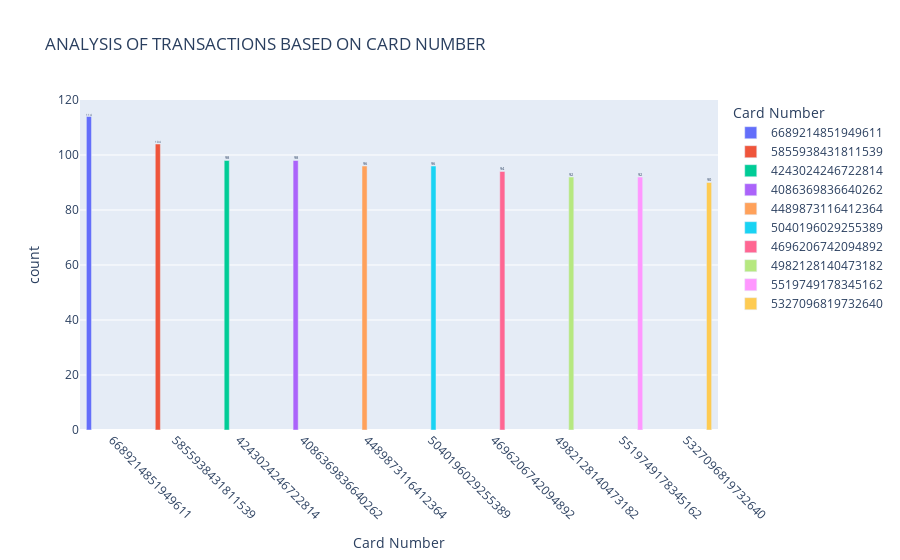

The notebook cell saved with this chart:
### Code cell
df=data.groupby('Card Number')['Card Number'].agg(['count']).sort_values(by='count',ascending=False)[:10]
df=df.reset_index()
df['Card Number']=df['Card Number'].astype('str')
fig=px.bar(data_frame=df,x='Card Number',y='count',color='Card Number',barmode='group',text_auto=True,title='Analysis of transactions based on card number'.upper())
fig.update_xaxes(tickangle=45)

### Figure 1 — Plotly figure (JSON) as saved in the notebook; plotly's stock layout.template omitted (floating-point values rounded to 4 significant figures)
{"data": [{"alignmentgroup": "True", "hovertemplate": "Card Number=%{x}<br>count=%{y}<extra></extra>", "legendgroup": "6689214851949611", "marker": {"color": "#636efa", "pattern": {"shape": ""}}, "name": "6689214851949611", "offsetgroup": "6689214851949611", "orientation": "v", "showlegend": true, "textposition": "auto", "texttemplate": "%{y}", "type": "bar", "x": ["6689214851949611"], "xaxis": "x", "y": [114], "yaxis": "y"}, {"alignmentgroup": "True", "hovertemplate": "Card Number=%{x}<br>count=%{y}<extra></extra>", "legendgroup": "5855938431811539", "marker": {"color": "#EF553B", "pattern": {"shape": ""}}, "name": "5855938431811539", "offsetgroup": "5855938431811539", "orientation": "v", "showlegend": true, "textposition": "auto", "texttemplate": "%{y}", "type": "bar", "x": ["5855938431811539"], "xaxis": "x", "y": [104], "yaxis": "y"}, {"alignmentgroup": "True", "hovertemplate": "Card Number=%{x}<br>count=%{y}<extra></extra>", "legendgroup": "4243024246722814", "marker": {"color": "#00cc96", "pattern": {"shape": ""}}, "name": "4243024246722814", "offsetgroup": "4243024246722814", "orientation": "v", "showlegend": true, "textposition": "auto", "texttemplate": "%{y}", "type": "bar", "x": ["4243024246722814"], "xaxis": "x", "y": [98], "yaxis": "y"}, {"alignmentgroup": "True", "hovertemplate": "Card Number=%{x}<br>count=%{y}<extra></extra>", "legendgroup": "4086369836640262", "marker": {"color": "#ab63fa", "pattern": {"shape": ""}}, "name": "4086369836640262", "offsetgroup": "4086369836640262", "orientation": "v", "showlegend": true, "textposition": "auto", "texttemplate": "%{y}", "type": "bar", "x": ["4086369836640262"], "xaxis": "x", "y": [98], "yaxis": "y"}, {"alignmentgroup": "True", "hovertemplate": "Card Number=%{x}<br>count=%{y}<extra></extra>", "legendgroup": "4489873116412364", "marker": {"color": "#FFA15A", "pattern": {"shape": ""}}, "name": "4489873116412364", "offsetgroup": "4489873116412364", "orientation": "v", "showlegend": true, "textposition": "auto", "texttemplate": "%{y}", "type": "bar", "x": ["4489873116412364"], "xaxis": "x", "y": [96], "yaxis": "y"}, {"alignmentgroup": "True", "hovertemplate": "Card Number=%{x}<br>count=%{y}<extra></extra>", "legendgroup": "5040196029255389", "marker": {"color": "#19d3f3", "pattern": {"shape": ""}}, "name": "5040196029255389", "offsetgroup": "5040196029255389", "orientation": "v", "showlegend": true, "textposition": "auto", "texttemplate": "%{y}", "type": "bar", "x": ["5040196029255389"], "xaxis": "x", "y": [96], "yaxis": "y"}, {"alignmentgroup": "True", "hovertemplate": "Card Number=%{x}<br>count=%{y}<extra></extra>", "legendgroup": "4696206742094892", "marker": {"color": "#FF6692", "pattern": {"shape": ""}}, "name": "4696206742094892", "offsetgroup": "4696206742094892", "orientation": "v", "showlegend": true, "textposition": "auto", "texttemplate": "%{y}", "type": "bar", "x": ["4696206742094892"], "xaxis": "x", "y": [94], "yaxis": "y"}, {"alignmentgroup": "True", "hovertemplate": "Card Number=%{x}<br>count=%{y}<extra></extra>", "legendgroup": "4982128140473182", "marker": {"color": "#B6E880", "pattern": {"shape": ""}}, "name": "4982128140473182", "offsetgroup": "4982128140473182", "orientation": "v", "showlegend": true, "textposition": "auto", "texttemplate": "%{y}", "type": "bar", "x": ["4982128140473182"], "xaxis": "x", "y": [92], "yaxis": "y"}, {"alignmentgroup": "True", "hovertemplate": "Card Number=%{x}<br>count=%{y}<extra></extra>", "legendgroup": "5519749178345162", "marker": {"color": "#FF97FF", "pattern": {"shape": ""}}, "name": "5519749178345162", "offsetgroup": "5519749178345162", "orientation": "v", "showlegend": true, "textposition": "auto", "texttemplate": "%{y}", "type": "bar", "x": ["5519749178345162"], "xaxis": "x", "y": [92], "yaxis": "y"}, {"alignmentgroup": "True", "hovertemplate": "Card Number=%{x}<br>count=%{y}<extra></extra>", "legendgroup": "5327096819732640", "marker": {"color": "#FECB52", "pattern": {"shape": ""}}, "name": "5327096819732640", "offsetgroup": "5327096819732640", "orientation": "v", "showlegend": true, "textposition": "auto", "texttemplate": "%{y}", "type": "bar", "x": ["5327096819732640"], "xaxis": "x", "y": [90], "yaxis": "y"}], "layout": {"barmode": "group", "legend": {"title": {"text": "Card Number"}, "tracegroupgap": 0}, "title": {"text": "ANALYSIS OF TRANSACTIONS BASED ON CARD NUMBER"}, "xaxis": {"anchor": "y", "categoryarray": ["6689214851949611", "5855938431811539", "4243024246722814", "4086369836640262", "4489873116412364", "5040196029255389", "4696206742094892", "4982128140473182", "5519749178345162", "5327096819732640"], "categoryorder": "array", "domain": [0, 1], "tickangle": 45, "title": {"text": "Card Number"}}, "yaxis": {"anchor": "x", "domain": [0, 1], "title": {"text": "count"}}}}
